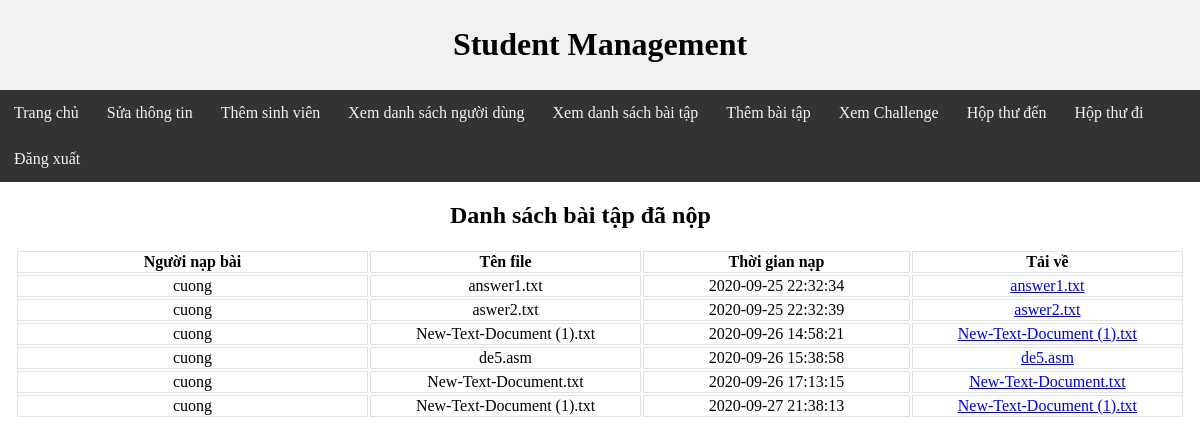
Page /listAnswers.php on the committed database.
### tables this page shows
CREATE TABLE `homework` (
  `id` int(11) NOT NULL,
  `studentName` varchar(255) NOT NULL,
  `fileName` varchar(255) NOT NULL,
  `time` datetime NOT NULL DEFAULT current_timestamp()
);

### dbhelp.php (called while the page is built, shortened)
<?php
function executeResult($sql)
{
    $conn = mysqli_connect('localhost', 'root', '', 'db_studentmanagement6a');
    $resultset = mysqli_query($conn, $sql);
    $list = [];
    while ($row = mysqli_fetch_array($resultset, 1)) {
        $list[] = $row;
    }
    return $list;
}

### listAnswers.php (the view, shortened to what this page needs)
<!DOCTYPE html>
<html lang="vi">
<head>
    <link rel="stylesheet" href="Css/footer.css">
<?php require('teacherHeaderLayout.php'); ?>
    <div>
        <h2 style='margin-left:450px;'>Danh sách bài tập đã nộp</h2>
    </div>
</head>
<body>
<div class="container">
<table class="table table-bordered">
    <thead>
    <tr>
        <th width=400 >Người nạp bài</th>
        <th width=300>Tên file</th>
        <th width=300>Thời gian nạp</th>
        <th width=300 >Tải về</th>
    </tr>
    </thead>
    <tbody>
    <?php
    require('dbhelp.php');
    $sql = 'select * from homework';
    $listAnswers = executeResult($sql);
    foreach ($listAnswers as $answer) {
        echo '<tr>
        <td>' . $answer['studentName'] . '</td>
        <td>' . $answer['fileName'] . '</td>
        <td>' . $answer['time'] . '</td>'
        . "<td><a href='downloadFile.php?answer=" . $answer['fileName'] . "'>" . $answer['fileName'] . "</a></td>
          </tr>";
    }
    ?>
    </tbody>
</table>
</body>
</html>

### listAnswers.php (style rules this page uses)
.table-bordered td, .table-bordered th { border: 1px solid #dee2e6; }
.container { width: 100%; padding-right: 15px; padding-left: 15px; margin-right: auto; margin-left: auto; text-align: center; }
* { box-sizing: border-box; }
body { margin-left: 20px; }

### teacherHeaderLayout.php (style rules this page uses)
* { box-sizing: border-box; }
body { margin: 0; }

### rows in the picture
homework: studentName "cuong", fileName "answer1.txt", time "2020-09-25 22:32:34"
homework: studentName "cuong", fileName "aswer2.txt", time "2020-09-25 22:32:39"
homework: studentName "cuong", fileName "New-Text-Document (1).txt", time "2020-09-26 14:58:21"
homework: studentName "cuong", fileName "de5.asm", time "2020-09-26 15:38:58"
homework: studentName "cuong", fileName "New-Text-Document.txt", time "2020-09-26 17:13:15"
homework: studentName "cuong", fileName "New-Text-Document (1).txt", time "2020-09-27 21:38:13"
